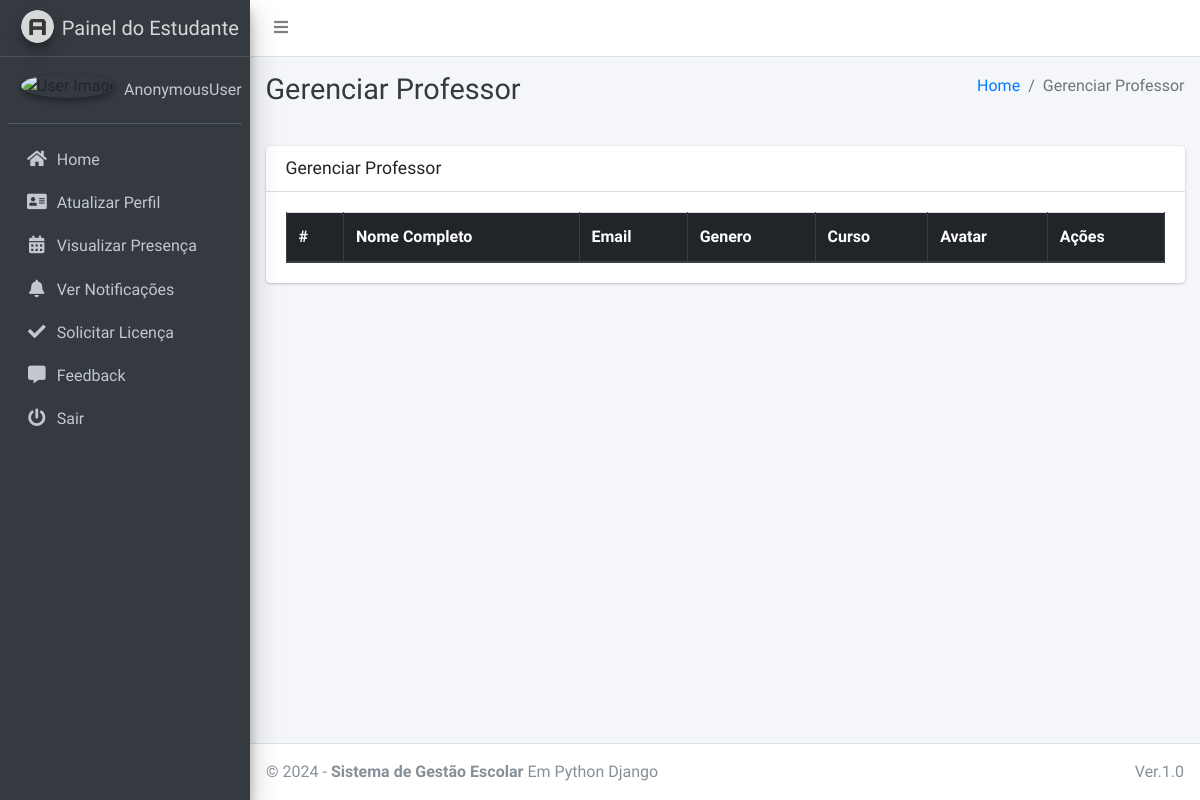
The app's page /staff/manage/, older data.
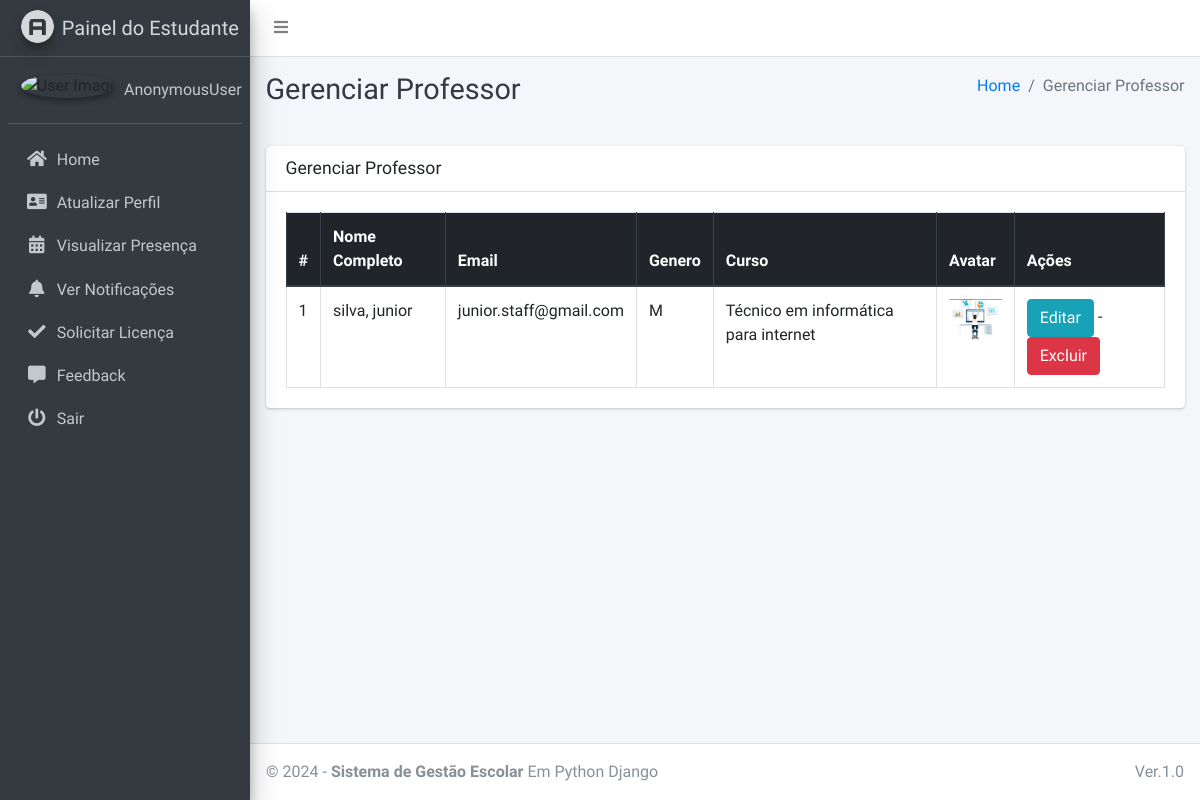
The same page, newer data.
### main_app/models.py (models this page shows, shortened)
class CustomUser(AbstractUser):
    USER_TYPE = ((1, "HOD"), (2, "Staff"), (3, "Student"))
    GENDER = [("M", "Male"), ("F", "Female")]
    username = None  # Removed username, using email instead
    email = models.EmailField(unique=True)
    user_type = models.CharField(default=1, choices=USER_TYPE, max_length=1)
    gender = models.CharField(max_length=1, choices=GENDER)
    profile_pic = models.ImageField()
    address = models.TextField()
    fcm_token = models.TextField(default="")  # For firebase notifications
    created_at = models.DateTimeField(auto_now_add=True)
    updated_at = models.DateTimeField(auto_now=True)
    USERNAME_FIELD = "email"
    REQUIRED_FIELDS = []
    objects = CustomUserManager()

class Staff(models.Model):
    course = models.ForeignKey(Course, on_delete=models.DO_NOTHING, null=True, blank=False)
    admin = models.OneToOneField(CustomUser, on_delete=models.CASCADE)

class Course(models.Model):
    name = models.CharField(max_length=120)
    created_at = models.DateTimeField(auto_now_add=True)
    updated_at = models.DateTimeField(auto_now=True)

### main_app/hod_views.py (the view)
# urls.py: path("staff/manage/", hod_views.manage_staff, name='manage_staff'),
def manage_staff(request):
    allStaff = CustomUser.objects.filter(user_type=2)
    context = {
        'allStaff': allStaff,
        'page_title': 'Gerenciar Professor'
    }
    return render(request, "hod_template/manage_staff.html", context)

### main_app/templates/hod_template/manage_staff.html
{% extends 'main_app/base.html' %}
{% load static %}
{% block page_title %}{{page_title}}{% endblock page_title %}
{% block content %}
<section class="content">
    <div class="container-fluid">
        <div class="row">
            <div class="col-md-12">
                <div class="card">
                    <div class="card-header">
                        <h3 class="card-title">{{page_title}}</h3>
                    </div>
                    <div class="card-body">
                        <table id="example2" class="table table-bordered table-hover">
                            <thead class="thead-dark">
                                <tr>
                                    <th>#</th>
                                    <th>Nome Completo</th>
                                    <th>Email</th>
                                    <th>Genero</th>
                                    <th>Curso</th>
                                    <th>Avatar</th>
                                    <th>Ações</th>
                                </tr>
                            </thead>
                            <tbody>
                                {% for staff in allStaff %}
                                <tr>
                                    <td>{{ forloop.counter }}</td>
                                    <td>{{staff.last_name}}, {{staff.first_name}}</td>
                                    <td>{{staff.email}}</td>
                                    <td>{{staff.gender}}</td>
                                    <td>{{staff.staff.course.name}}</td>
                                    <td>
                                        {% if staff.profile_pic == ""  %}
                                        No Image
                                        {% else %}
                                        <img class="img img-fluid mb-2" height="56" width="56"
                                            src="{{staff.profile_pic}}" alt="">
                                        {% endif %}
                                    </td>
                                    <td>
                                        <a href="{% url 'edit_staff' staff.staff.id %}" class="btn btn-info">Editar</a> -
                                        <a href="{% url 'delete_staff' staff.staff.id %}" class="btn btn-danger" onclick="return confirm('Você tem certeza sobre isso?')">Excluir</a>
                                    </td>
                                </tr>
                                {% endfor %}
                            </tbody>
                        </table>
                    </div>
                </div>
            </div>
        </div>
    </div>
</section>
{% endblock content %}

Row changes from the older to the newer data that the page shows:
added CustomUser: last_name "silva", first_name "junior", email "junior.staff@gmail.com", gender "M", staff.course.name "Técnico em informática para internet", profile_pic (picture)
